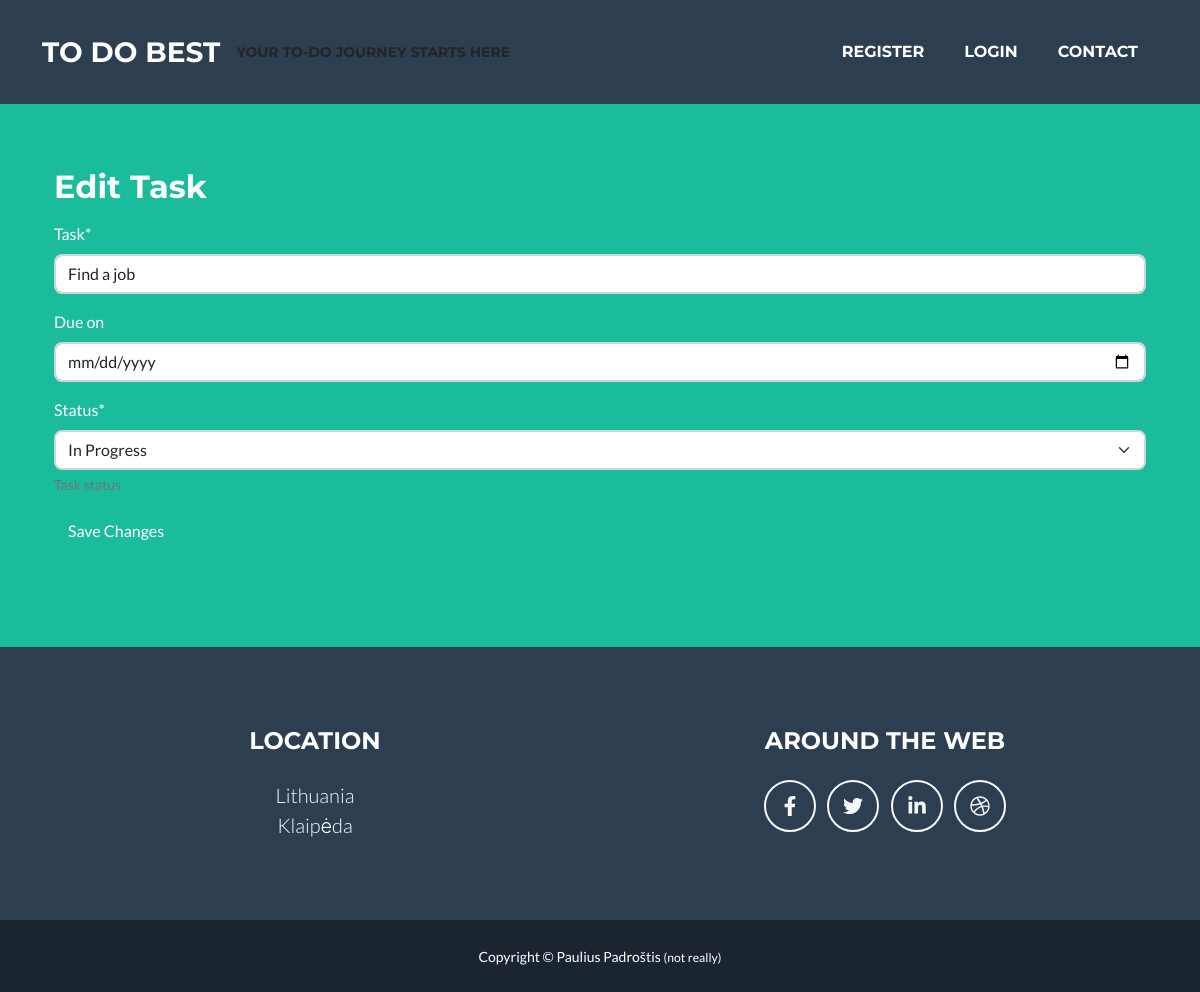
Page /update_todo/69/update on the earlier database version.
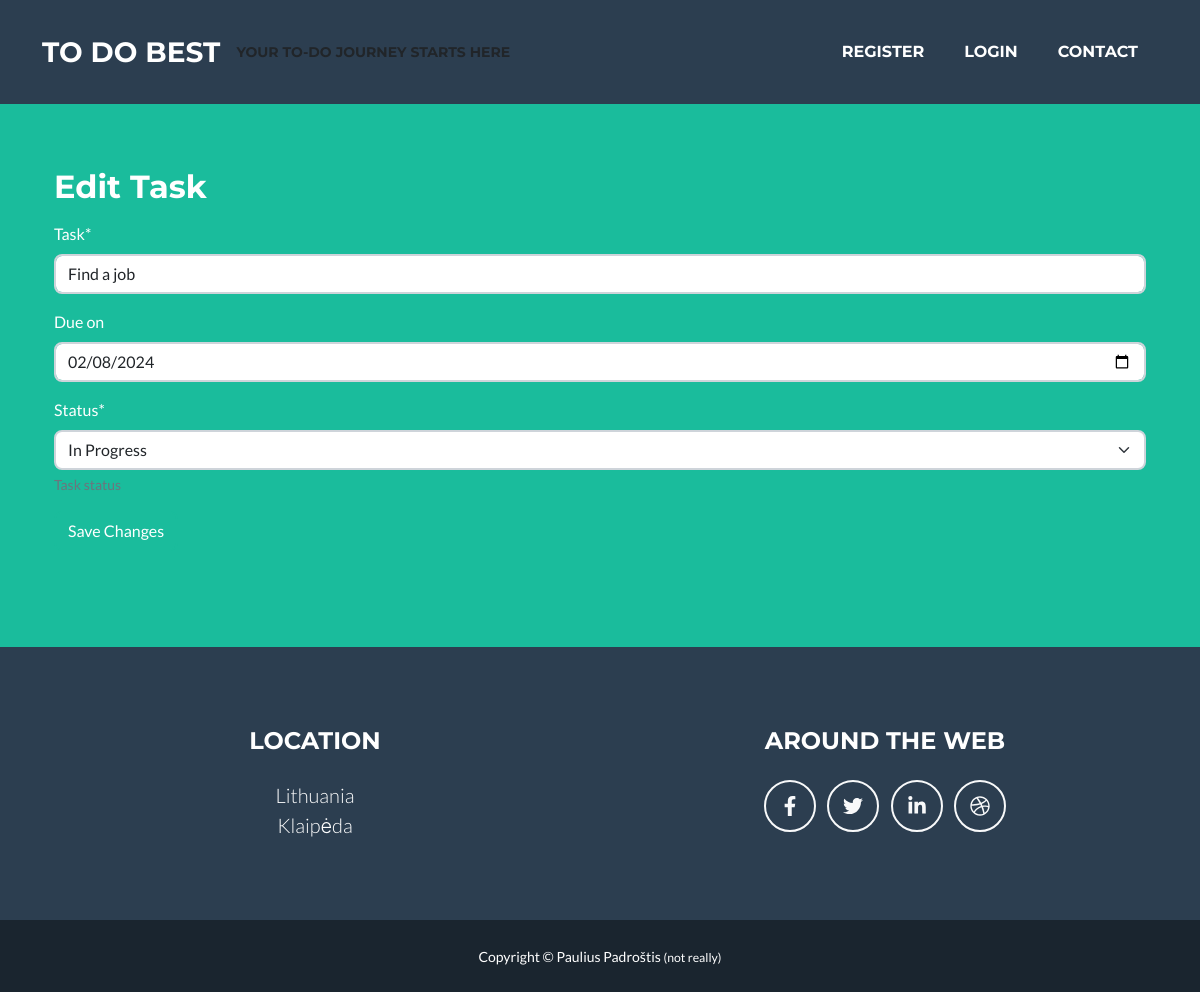
Same page on the later database version.
### todoapp/models.py (models this page shows, shortened)
class Task(models.Model):
    task = models.CharField(verbose_name='Task', max_length=200)
    user = models.ForeignKey(User, on_delete=models.CASCADE)
    creation_date = models.DateTimeField(verbose_name='Task created', auto_now_add=True)
    due_date = models.DateField(verbose_name='Due on', blank=True, null=True)
    COMPLETION_STATUS = (
        ('td', 'To do'),
        ('ip', 'In Progress'),
        ('ca', 'Cancelled'),
        ('co', 'Completed'),
    )
    status = models.CharField(max_length=2, choices=COMPLETION_STATUS, default='td', help_text='Task status')
    class Meta:
        verbose_name = 'Task'
        verbose_name_plural = 'Tasks'

### todoapp/views.py (the view, shortened to what this page needs)
# urls.py: path('update_todo/<int:pk>/update', views.UpdateTodoView.as_view(), name='update_todo'),
class UpdateTodoView(generic.UpdateView):
    model = Task
    success_url = reverse_lazy('tasks')
    template_name = 'edit_todo.html'
    form_class = TodoItemForm
    def get_context_data(self, **kwargs):
        context = super().get_context_data(**kwargs)
        context['task'] = Task.objects.all()
        return context

### todoapp/forms.py
class TodoItemForm(forms.ModelForm):
    class Meta:
        model = Task
        fields = ['task', 'due_date', 'status']
        widgets = {'due_date': DateInput()}

### todoapp/templates/edit_todo.html (shortened to what this page needs)
{% extends "base.html" %}
{% load crispy_forms_tags %}
{% block Content %}
<div class="container mt-5">
    <h2>Edit Task</h2>
    <form method="post" class="mt-3">
        {{ form|crispy }}
        <button type="submit" class="btn btn-primary">Save Changes</button>
    </form>
</div>
{% endblock %}

Differences in the rows shown:
changed Task "Find a job": due_date (not shown) → "02/08/2024"
